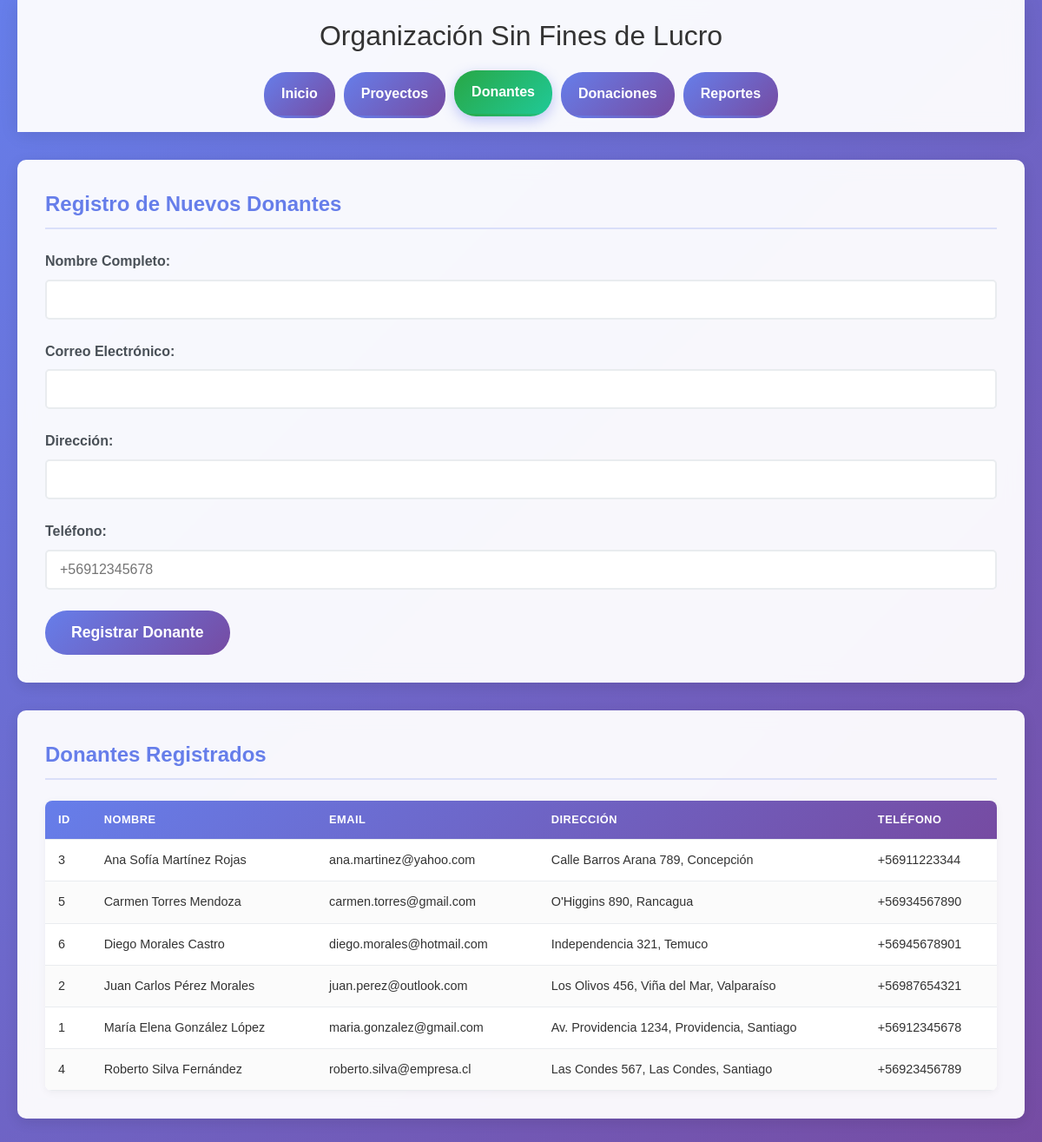
Screenshot of /formulario_donantes.php with the database file from the repository.
### tables this page shows
CREATE TABLE IF NOT EXISTS DONANTE (
    id_donante INT AUTO_INCREMENT PRIMARY KEY,
    nombre VARCHAR(100) NOT NULL,
    email VARCHAR(100) UNIQUE NOT NULL,
    direccion VARCHAR(200),
    telefono VARCHAR(20)
);

### conexion.php (called while the page is built, shortened)
<?php
function ejecutarConsulta($pdo, $sql, $params = []) {
    try {
        $stmt = $pdo->prepare($sql);
        $stmt->execute($params);
        return $stmt;
    } catch (PDOException $e) {
        throw new Exception("Error en la consulta: " . $e->getMessage());
    }
}
?>

### formulario_donantes.php (the view, shortened to what this page needs)
<!DOCTYPE html>
<html lang="es">
<head>
    <link rel="stylesheet" href="estilos.css">
</head>
<body>
    <div class="container">
        <header>
            <h1>Organización Sin Fines de Lucro</h1>
            <nav>
                <ul>
                    <li><a href="index.php">Inicio</a></li>
                    <li><a href="formulario_proyectos.php">Proyectos</a></li>
                    <li><a href="formulario_donantes.php" class="active">Donantes</a></li>
                    <li><a href="formulario_donaciones.php">Donaciones</a></li>
                    <li><a href="consultas_avanzadas.php">Reportes</a></li>
                </ul>
            </nav>
        </header>
        <main>
            <section class="formulario-seccion">
                <h2>Registro de Nuevos Donantes</h2>
                <form id="formDonante" action="procesar_donante.php" method="POST" class="formulario">
                    <div class="campo">
                        <label for="nombre">Nombre Completo:</label>
                        <input type="text" id="nombre" name="nombre" required maxlength="100">
                    </div>
                    <div class="campo">
                        <label for="email">Correo Electrónico:</label>
                        <input type="email" id="email" name="email" required maxlength="100">
                    </div>
                    <div class="campo">
                        <label for="direccion">Dirección:</label>
                        <input type="text" id="direccion" name="direccion" maxlength="200">
                    </div>
                    <div class="campo">
                        <label for="telefono">Teléfono:</label>
                        <input type="tel" id="telefono" name="telefono" maxlength="20" placeholder="+56912345678">
                    </div>
                    <button type="submit" class="btn-submit">Registrar Donante</button>
                </form>
            </section>
            <section class="lista-seccion">
                <h2>Donantes Registrados</h2>
                <div class="tabla-container">
                    <?php
                    require_once 'conexion.php';
                    try {
                        $sql = "SELECT * FROM DONANTE ORDER BY nombre ASC";
                        $stmt = ejecutarConsulta($pdo, $sql);
                        $donantes = $stmt->fetchAll();
                        if (count($donantes) > 0) {
                            echo '<table class="tabla-datos">';
                            echo '<thead>';
                            echo '<tr>';
                            echo '<th>ID</th>';
                            echo '<th>Nombre</th>';
                            echo '<th>Email</th>';
                            echo '<th>Dirección</th>';
                            echo '<th>Teléfono</th>';
                            echo '</tr>';
                            echo '</thead>';
                            echo '<tbody>';
                            foreach ($donantes as $donante) {
                                echo '<tr>';
                                echo '<td>' . htmlspecialchars($donante['id_donante']) . '</td>';
                                echo '<td>' . htmlspecialchars($donante['nombre']) . '</td>';
                                echo '<td>' . htmlspecialchars($donante['email']) . '</td>';
                                echo '<td>' . htmlspecialchars($donante['direccion']) . '</td>';
                                echo '<td>' . htmlspecialchars($donante['telefono']) . '</td>';
                                echo '</tr>';
                            }
                            echo '</tbody>';
                            echo '</table>';
                        } else {
                            echo '<p class="sin-datos">No hay donantes registrados aún.</p>';
                        }
                    } catch (Exception $e) {
                        echo '<p class="error">Error al cargar los donantes: ' . $e->getMessage() . '</p>';
                    }
                    ?>
                </div>
            </section>
        </main>
    </div>
</body>
</html>

### estilos.css (style rules this page uses)
* { margin: 0; padding: 0; box-sizing: border-box; }
body { font-family: 'Arial', sans-serif; line-height: 1.6; color: #333; background: linear-gradient(135deg, #667eea 0%, #764ba2 100%); min-height: 100vh; }
.container { max-width: 1200px; margin: 0 auto; padding: 0 20px; }
header { background: rgba(255, 255, 255, 0.95); color: #333; padding: 1rem 0; box-shadow: 0 2px 20px rgba(0,0,0,0.1); backdrop-filter: blur(10px); }
header h1 { text-align: center; margin-bottom: 1rem; font-size: 2rem; font-weight: 300; }
nav ul { list-style: none; display: flex; justify-content: center; flex-wrap: wrap; gap: 0; }
nav li { margin: 0; }
nav a { display: block; color: #333; text-decoration: none; padding: 12px 20px; transition: all 0.3s ease; border-bottom: 3px solid transparent; border-radius: 25px; margin: 0 5px; background: linear-gradient(135deg, #667eea, #764ba2); color: white; font-weight: 600; }
nav a:hover, nav a.active { transform: translateY(-2px); box-shadow: 0 5px 15px rgba(102, 126, 234, 0.4); background: linear-gradient(135deg, #28a745, #20c997); }
main { padding: 2rem 0; }
.formulario-seccion, .lista-seccion, .consultas-seccion, .reporte-container { background: rgba(255, 255, 255, 0.95); padding: 2rem; margin-bottom: 2rem; border-radius: 10px; box-shadow: 0 4px 15px rgba(0,0,0,0.1); backdrop-filter: blur(10px); }
.formulario-seccion h2, .lista-seccion h2, .consultas-seccion h2, .reporte-container h3 { color: #667eea; margin-bottom: 1.5rem; padding-bottom: 0.5rem; border-bottom: 2px solid rgba(102, 126, 234, 0.2); font-weight: 600; }
.formulario { display: grid; gap: 1.5rem; }
.campo { display: flex; flex-direction: column; }
.campo label { font-weight: 600; margin-bottom: 0.5rem; color: #495057; }
.campo input, .campo textarea, .campo select { padding: 12px 15px; border: 2px solid #e9ecef; border-radius: 5px; font-size: 1rem; transition: all 0.3s ease; background-color: white; }
.btn-submit { background: linear-gradient(135deg, #667eea, #764ba2); color: white; padding: 15px 30px; border: none; border-radius: 25px; font-size: 1.1rem; font-weight: 600; cursor: pointer; transition: all 0.3s ease; justify-self: start; }
.tabla-container { overflow-x: auto; border-radius: 8px; box-shadow: 0 2px 10px rgba(0,0,0,0.05); }
.tabla-datos { width: 100%; border-collapse: collapse; background: white; font-size: 0.9rem; }
.tabla-datos thead { background: linear-gradient(135deg, #667eea, #764ba2); color: white; }
.tabla-datos th, .tabla-datos td { padding: 12px 15px; text-align: left; border-bottom: 1px solid #e9ecef; }
.tabla-datos th { font-weight: 600; text-transform: uppercase; letter-spacing: 0.5px; font-size: 0.8rem; }
.tabla-datos tbody tr:nth-child(even) { background-color: #fbfbfb; }

### rows the page displays
donante: id_donante "3", nombre "Ana Sofía Martínez Rojas", email "ana.martinez@yahoo.com", direccion "Calle Barros Arana 789, Concepción", telefono "+56911223344"
donante: id_donante "5", nombre "Carmen Torres Mendoza", email "carmen.torres@gmail.com", direccion "O'Higgins 890, Rancagua", telefono "+56934567890"
donante: id_donante "6", nombre "Diego Morales Castro", email "diego.morales@hotmail.com", direccion "Independencia 321, Temuco", telefono "+56945678901"
donante: id_donante "2", nombre "Juan Carlos Pérez Morales", email "juan.perez@outlook.com", direccion "Los Olivos 456, Viña del Mar, Valparaíso", telefono "+56987654321"
donante: id_donante "1", nombre "María Elena González López", email "maria.gonzalez@gmail.com", direccion "Av. Providencia 1234, Providencia, Santiago", telefono "+56912345678"
donante: id_donante "4", nombre "Roberto Silva Fernández", email "roberto.silva@empresa.cl", direccion "Las Condes 567, Las Condes, Santiago", telefono "+56923456789"
